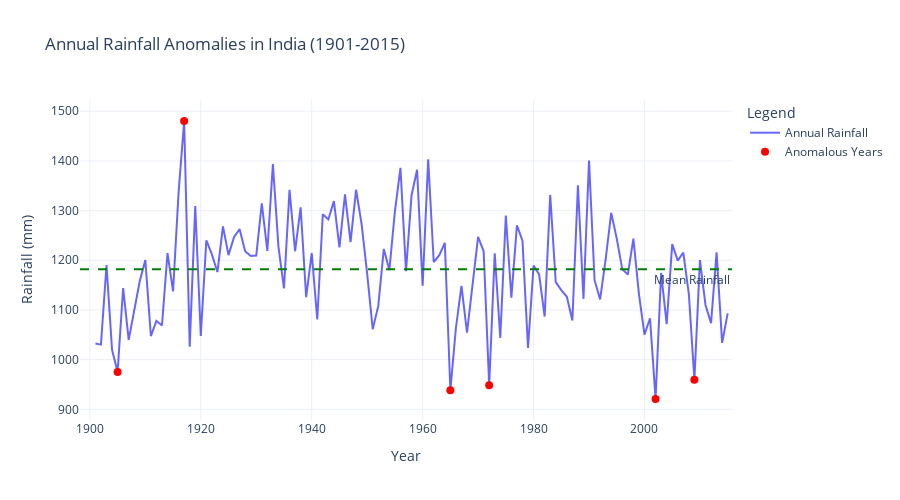

Notebook code for this chart:
### Markdown cell above
### Detecting Anomalies in the Rainfall Trends in India

### Code cell
from sklearn.ensemble import IsolationForest

# detect anomalous rainfall years based on annual data
isolation_forest = IsolationForest(contamination=0.05, random_state=42)
rainfall_data['Annual_Anomaly'] = isolation_forest.fit_predict(rainfall_data[['ANNUAL']])

# identify anomalies in annual rainfall
annual_anomalies = rainfall_data[rainfall_data['Annual_Anomaly'] == -1]

# detect anomalous months based on monthly data
monthly_data = rainfall_data[['JAN', 'FEB', 'MAR', 'APR', 'MAY', 'JUN', 'JUL', 'AUG', 'SEP', 'OCT', 'NOV', 'DEC']]
monthly_anomalies = isolation_forest.fit_predict(monthly_data)

# add anomaly detection results for months
rainfall_data['Monthly_Anomaly'] = monthly_anomalies
monthly_anomalies_df = rainfall_data[rainfall_data['Monthly_Anomaly'] == -1][['YEAR'] + monthly_columns]

fig_annual_anomalies = go.Figure()

fig_annual_anomalies.add_trace(go.Scatter(
    x=rainfall_data['YEAR'],
    y=rainfall_data['ANNUAL'],
    mode='lines',
    name='Annual Rainfall',
    line=dict(color='blue', width=2),
    opacity=0.6
))

fig_annual_anomalies.add_trace(go.Scatter(
    x=annual_anomalies['YEAR'],
    y=annual_anomalies['ANNUAL'],
    mode='markers',
    name='Anomalous Years',
    marker=dict(color='red', size=8, symbol='circle')
))

fig_annual_anomalies.add_hline(
    y=rainfall_data['ANNUAL'].mean(),
    line_dash='dash',
    line_color='green',
    annotation_text='Mean Rainfall',
    annotation_position='bottom right'
)

fig_annual_anomalies.update_layout(
    title='Annual Rainfall Anomalies in India (1901-2015)',
    xaxis_title='Year',
    yaxis_title='Rainfall (mm)',
    template='plotly_white',
    legend=dict(title="Legend"),
    height=500
)

fig_annual_anomalies.show()

### Figure 1 — Plotly figure (JSON) as saved in the notebook; plotly's stock layout.template omitted (floating-point values rounded to 4 significant figures)
{"data": [{"line": {"color": "blue", "width": 2}, "mode": "lines", "name": "Annual Rainfall", "opacity": 0.6, "type": "scatter", "x": [1901, 1902, 1903, 1904, 1905, 1906, 1907, 1908, 1909, 1910, 1911, 1912, 1913, 1914, 1915, 1916, 1917, 1918, 1919, 1920, 1921, 1922, 1923, 1924, 1925, 1926, 1927, 1928, 1929, 1930, 1931, 1932, 1933, 1934, 1935, 1936, 1937, 1938, 1939, 1940, 1941, 1942, 1943, 1944, 1945, 1946, 1947, 1948, 1949, 1950, 1951, 1952, 1953, 1954, 1955, 1956, 1957, 1958, 1959, 1960, 1961, 1962, 1963, 1964, 1965, 1966, 1967, 1968, 1969, 1970, 1971, 1972, 1973, 1974, 1975, 1976, 1977, 1978, 1979, 1980, 1981, 1982, 1983, 1984, 1985, 1986, 1987, 1988, 1989, 1990, 1991, 1992, 1993, 1994, 1995, 1996, 1997, 1998, 1999, 2000, 2001, 2002, 2003, 2004, 2005, 2006, 2007, 2008, 2009, 2010, 2011, 2012, 2013, 2014, 2015], "y": [1032.0, 1030.0, 1190.0, 1020.0, 975.3, 1144.0, 1040.0, 1097.0, 1158.0, 1200.0, 1048.0, 1078.0, 1069.0, 1214.0, 1137.0, 1337.0, 1480.0, 1026.0, 1309.0, 1048.0, 1240.0, 1212.0, 1176.0, 1268.0, 1210.0, 1247.0, 1263.0, 1218.0, 1208.0, 1209.0, 1315.0, 1219.0, 1394.0, 1228.0, 1143.0, 1342.0, 1218.0, 1307.0, 1126.0, 1215.0, 1081.0, 1293.0, 1282.0, 1319.0, 1226.0, 1333.0, 1237.0, 1342.0, 1272.0, 1172.0, 1061.0, 1108.0, 1223.0, 1180.0, 1298.0, 1386.0, 1178.0, 1331.0, 1382.0, 1149.0, 1403.0, 1196.0, 1210.0, 1235.0, 938.4, 1064.0, 1148.0, 1054.0, 1148.0, 1247.0, 1218.0, 948.5, 1214.0, 1044.0, 1290.0, 1125.0, 1270.0, 1239.0, 1023.0, 1190.0, 1172.0, 1087.0, 1332.0, 1156.0, 1140.0, 1127.0, 1079.0, 1351.0, 1122.0, 1401.0, 1160.0, 1121.0, 1202.0, 1296.0, 1244.0, 1182.0, 1171.0, 1244.0, 1132.0, 1050.0, 1083.0, 920.8, 1174.0, 1071.0, 1232.0, 1199.0, 1216.0, 1132.0, 959.3, 1200.0, 1110.0, 1074.0, 1216.0, 1034.0, 1093.0]}, {"marker": {"color": "red", "size": 8, "symbol": "circle"}, "mode": "markers", "name": "Anomalous Years", "type": "scatter", "x": [1905, 1917, 1965, 1972, 2002, 2009], "y": [975.3, 1480.0, 938.4, 948.5, 920.8, 959.3]}], "layout": {"annotations": [{"showarrow": false, "text": "Mean Rainfall", "x": 1, "xanchor": "right", "xref": "x domain", "y": 1182.0, "yanchor": "top", "yref": "y"}], "height": 500, "legend": {"title": {"text": "Legend"}}, "shapes": [{"line": {"color": "green", "dash": "dash"}, "type": "line", "x0": 0, "x1": 1, "xref": "x domain", "y0": 1182.0, "y1": 1182.0, "yref": "y"}], "title": {"text": "Annual Rainfall Anomalies in India (1901-2015)"}, "xaxis": {"title": {"text": "Year"}}, "yaxis": {"title": {"text": "Rainfall (mm)"}}}}
